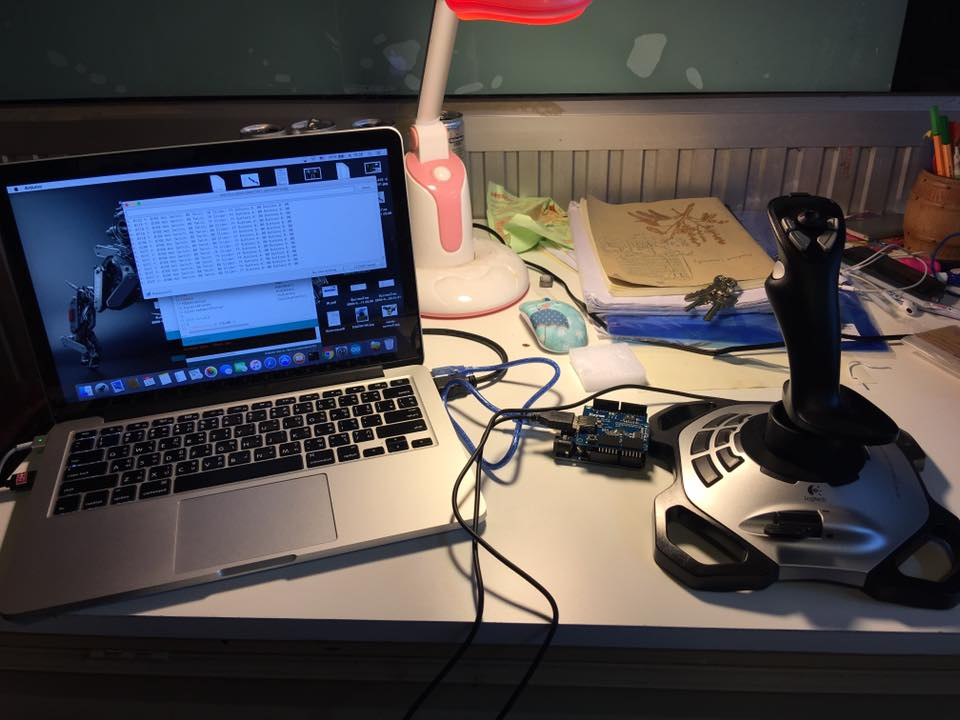
//> input picture test_joy.jpg, 960 x 720 px, given in place of the camera
$ ./hostage_enemy   (built with g++ and OpenCV 4)
//> lines starting //> are read from the running program, lines starting //| are printed output that depends on the picture; after the words box and inside, x2 and y2 are one past the last pixel; in counts of white or black regions, pixels touching at a corner belong together
### CV_Part/MyProject/Person.h
#pragma once
#include <string>
#include <opencv/cv.h>
#include <opencv/highgui.h>
#include <opencv2/highgui/highgui.hpp>
#include <opencv2/imgproc/imgproc.hpp>

using namespace std;
using namespace cv;

class Person
{
public:
	Person();
	~Person(void);

	Person(string name);

	int getXPos();
	void setXPos(int x);

	int getYPos();
	void setYPos(int y);

	Scalar getHSVmin();
	Scalar getHSVmax();

	void setHSVmin(Scalar min);
	void setHSVmax(Scalar max);

	string getType(){return type;}
	void setType(string t){type = t;}

	Scalar getColour(){
		return Colour;
	}
	void setColour(Scalar c){

		Colour = c;
	}

private:

	int xPos, yPos;
	string type;
	Scalar HSVmin, HSVmax;
	Scalar Colour;
};

### CV_Part/MyProject/Person.cpp
#include "Person.h"


// [7 lines left out: function Person, not called in this run]

Person::Person(string name){

	setType(name);

	if(name=="enemy"){

		//TODO: use "calibration mode" to find HSV min
		//and HSV max values

		setHSVmin(Scalar(0,200,135));
		setHSVmax(Scalar(30,255,165));

		//BGR value for Red:
		setColour(Scalar(0,0,255));

	}
	if(name=="hostage"){

		//TODO: use "calibration mode" to find HSV min
		//and HSV max values

		setHSVmin(Scalar(95,90,110));
		setHSVmax(Scalar(105,170,255));

		//BGR value for Green:
		setColour(Scalar(0,255,0));

	}

}

Person::~Person(void)
{
}

// [23 lines left out: functions getXPos, setXPos, getYPos, setYPos, not called in this run]

Scalar Person::getHSVmin(){

	return Person::HSVmin;

}
Scalar Person::getHSVmax(){

	return Person::HSVmax;
}

void Person::setHSVmin(Scalar min){

	Person::HSVmin = min;
}


void Person::setHSVmax(Scalar max){

	Person::HSVmax = max;
}

### CV_Part/MyProject/hostage_enemy.cpp
#include <sstream>
#include <string>
#include <iostream>
#include <vector>
#include <opencv2/imgproc/imgproc.hpp>
#include "Person.h"
#include "Person.cpp"

//initial min and max HSV filter values.
//these will be changed using trackbars
int H_MIN = 0;
int H_MAX = 256;
int S_MIN = 0;
int S_MAX = 256;
int V_MIN = 0;
int V_MAX = 256;
//default capture width and height
const int FRAME_WIDTH = 640;
const int FRAME_HEIGHT = 400;
//max number of objects to be detected in frame
const int MAX_NUM_OBJECTS=50;
//minimum and maximum object area
const int MIN_OBJECT_AREA = 20*20;
const int MAX_OBJECT_AREA = FRAME_HEIGHT*FRAME_WIDTH/1.5;
//names that will appear at the top of each window
const string windowName = "Original Image";
const string windowName1 = "HSV Image";
const string windowName2 = "Thresholded Image";
const string windowName3 = "After Morphological Operations";
const string trackbarWindowName = "Trackbars";
// [50 lines left out: functions on_trackbar, intToString, createTrackbars, drawObject, not called in this run]
void drawLine(Mat &frame){
	cv::line(frame,cv::Point(0,200),cv::Point(640,200),cv::Scalar(0,0,0));
        cv::line(frame,cv::Point(320,0),cv::Point(320,400),cv::Scalar(0,0,0));
}
void morphOps(Mat &thresh){

	//create structuring element that will be used to "dilate" and "erode" image.
	//the element chosen here is a 3px by 3px rectangle

	Mat erodeElement = getStructuringElement( MORPH_RECT,Size(3,3));
	//dilate with larger element so make sure object is nicely visible
	Mat dilateElement = getStructuringElement( MORPH_RECT,Size(8,8));

	erode(thresh,thresh,erodeElement);
	erode(thresh,thresh,erodeElement);


	dilate(thresh,thresh,dilateElement);
	dilate(thresh,thresh,dilateElement);


}
// [51 lines left out: function trackFilteredObject, not called in this run]
void trackFilteredObject(Person thePerson,Mat threshold,Mat HSV, Mat &cameraFeed){


	vector <Person> enemys;
	drawLine(cameraFeed);
	Mat temp;
	threshold.copyTo(temp);
	//these two vectors needed for output of findContours
	vector< vector<Point> > contours;
	vector<Vec4i> hierarchy;
	//find contours of filtered image using openCV findContours function
	findContours(temp,contours,hierarchy,CV_RETR_CCOMP,CV_CHAIN_APPROX_SIMPLE );
	//use moments method to find our filtered object
	double refArea = 0;
	bool objectFound = false;
	if (hierarchy.size() > 0) {
		int numObjects = hierarchy.size();
		//if number of objects greater than MAX_NUM_OBJECTS we have a noisy filter
		if(numObjects<MAX_NUM_OBJECTS){
			for (int index = 0; index >= 0; index = hierarchy[index][0]) {

				Moments moment = moments((cv::Mat)contours[index]);
				double area = moment.m00;

				//if the area is less than 20 px by 20px then it is probably just noise
				//if the area is the same as the 3/2 of the image size, probably just a bad filter
				//we only want the object with the largest area so we safe a reference area each
				//iteration and compare it to the area in the next iteration.
				if(area>MIN_OBJECT_AREA){

					Person enemy;

					enemy.setXPos(moment.m10/area);
					enemy.setYPos(moment.m01/area);
					enemy.setType(thePerson.getType());
					enemy.setColour(thePerson.getColour());

					enemys.push_back(enemy);

					objectFound = true;

				}else objectFound = false;


			}
			//let user know you found an object
			if(objectFound ==true){
				//draw object location on screen
				drawObject(enemys,cameraFeed);}

		}else putText(cameraFeed,"TOO MUCH NOISE! ADJUST FILTER",Point(0,50),1,2,Scalar(0,0,255),2);
	}
}
int main(int argc, char* argv[])
{
	//if we would like to calibrate our filter values, set to true.
	bool calibrationMode = false;

	//Matrix to store each frame of the webcam feed
	Mat cameraFeed;
	Mat threshold;
	Mat HSV;

	if(calibrationMode){
		//create slider bars for HSV filtering
		createTrackbars();
	}
	//video capture object to acquire webcam feed
	VideoCapture capture;
	//open capture object at location zero (default location for webcam)
	capture.open(0);
	//set height and width of capture frame
	capture.set(CV_CAP_PROP_FRAME_WIDTH,FRAME_WIDTH);
	capture.set(CV_CAP_PROP_FRAME_HEIGHT,FRAME_HEIGHT);
	//start an infinite loop where webcam feed is copied to cameraFeed matrix
	//all of our operations will be performed within this loop
	while(1){
		//store image to matrix
		capture.read(cameraFeed);
//> cameraFeed is the input picture: 720 rows x 960 cols, CV_8UC3; mean B, G, R 78.3, 77.1, 82.1
		//convert frame from BGR to HSV colorspace
		cvtColor(cameraFeed,HSV,COLOR_BGR2HSV);
//> HSV: 720 rows x 960 cols, CV_8UC3; mean H, S, V 68, 78.7, 96.2

		if(calibrationMode==true){
		//if in calibration mode, we track objects based on the HSV slider values.
		cvtColor(cameraFeed,HSV,COLOR_BGR2HSV);
		inRange(HSV,Scalar(H_MIN,S_MIN,V_MIN),Scalar(H_MAX,S_MAX,V_MAX),threshold);
		morphOps(threshold);
		imshow(windowName2,threshold);
		trackFilteredObject(threshold,HSV,cameraFeed);
		}else{
		//create some temp fruit objects so that
		//we can use their member functions/information
		Person enemy("enemy"), hostage("hostage");


		//first find enemys
		cvtColor(cameraFeed,HSV,COLOR_BGR2HSV);
		inRange(HSV,enemy.getHSVmin(),enemy.getHSVmax(),threshold);
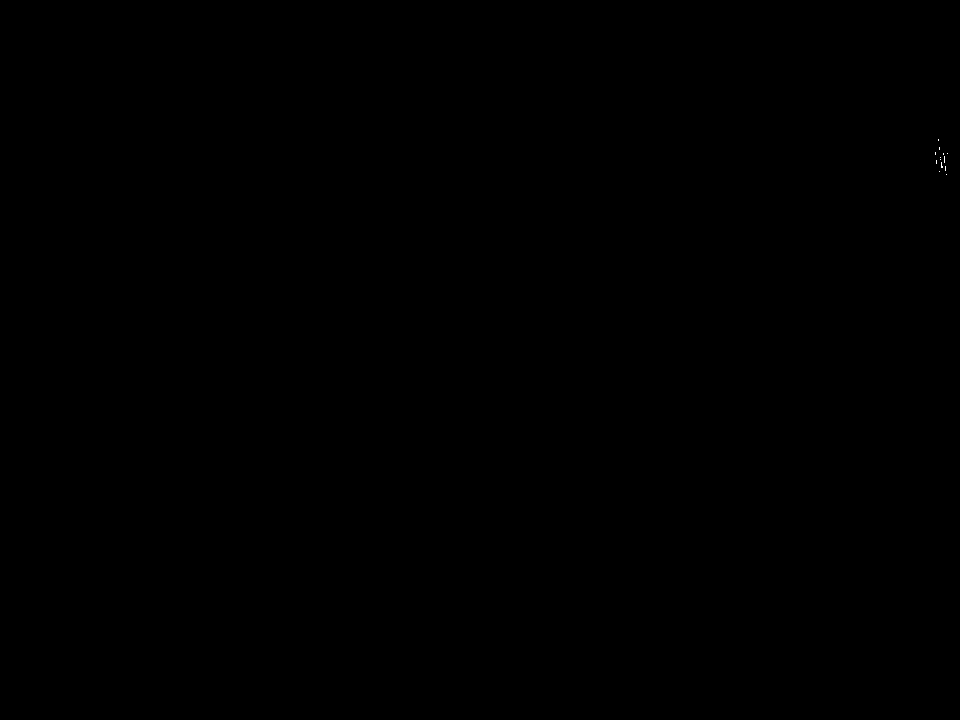
//> threshold: 720 rows x 960 cols, CV_8UC1; 0.01% white in thin lines or dots, all inside (x1, y1, x2, y2) = (935, 139, 948, 175)
		morphOps(threshold);
//> in morphOps, `erode(thresh,thresh,erodeElement);`: thresh: 720 rows x 960 cols, CV_8UC1; 39 pixels changed, all inside (x1, y1, x2, y2) = (935, 139, 948, 175)
		trackFilteredObject(enemy,threshold,HSV,cameraFeed);
//> in drawLine, `cv::line(frame,cv::Point(320,0),cv::Point(320,400),cv::Scalar(0,0,0));`:
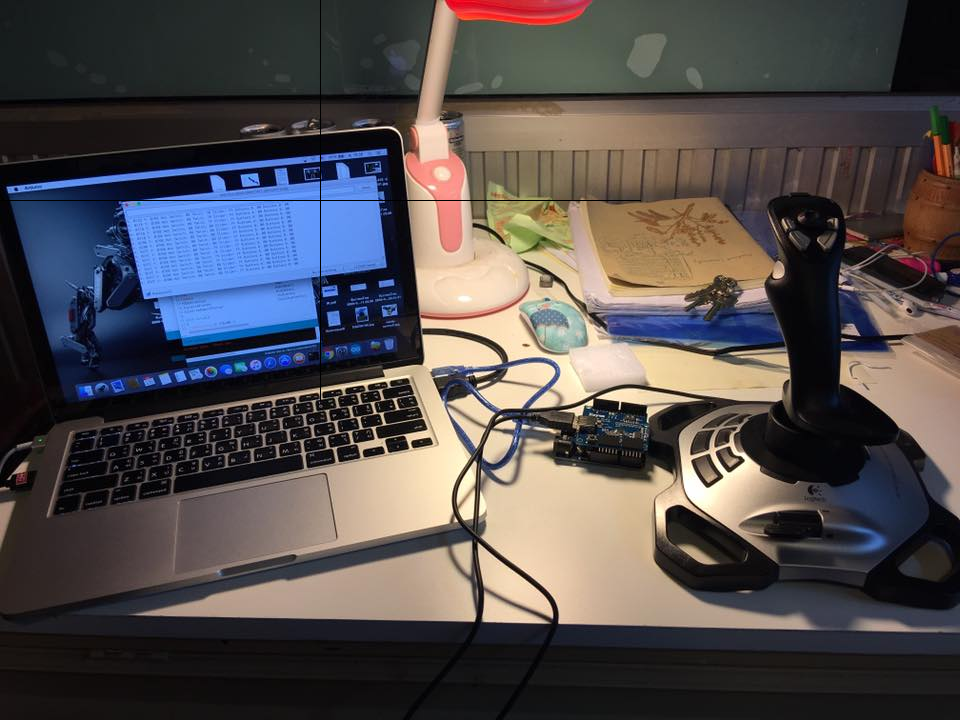
//> frame: 720 rows x 960 cols, CV_8UC3; mean B, G, R 78.1, 76.9, 81.9
//> in trackFilteredObject, `findContours(temp,contours,hierarchy,CV_RETR_CCOMP,CV_CHAIN_APPROX_SIM..`: contours = 0 contours
		//then hostages
		cvtColor(cameraFeed,HSV,COLOR_BGR2HSV);
//> HSV: 720 rows x 960 cols, CV_8UC3; mean H, S, V 67.9, 78.5, 96
		inRange(HSV,hostage.getHSVmin(),hostage.getHSVmax(),threshold);
//> threshold: 720 rows x 960 cols, CV_8UC1; 0.01% white in thin lines or dots, all inside (x1, y1, x2, y2) = (131, 176, 726, 428)
		morphOps(threshold);
		trackFilteredObject(hostage,threshold,HSV,cameraFeed);


		}

		//show frames
		//imshow(windowName2,threshold);
		imshow(windowName,cameraFeed);
		//imshow(windowName1,HSV);


		//delay 30ms so that screen can refresh.
		//image will not appear without this waitKey() command
		waitKey(30);
	}


	return 0;
}

$ run again, on 77.jpg
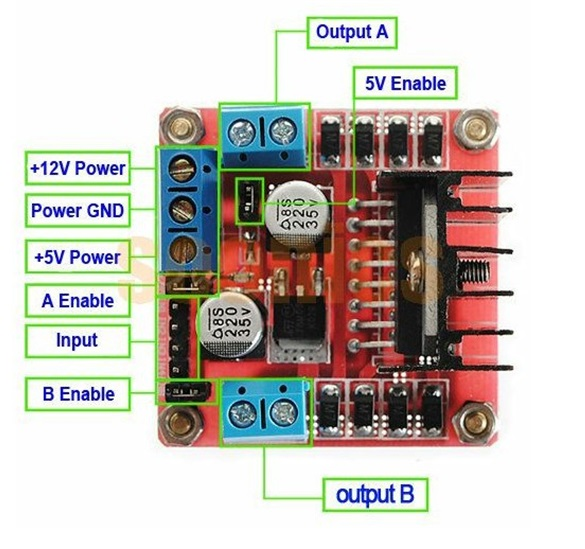
//> input picture 77.jpg, 585 x 549 px, given in place of the camera
//> cameraFeed is the input picture: 549 rows x 585 cols, CV_8UC3; mean B, G, R 183.8, 190.6, 196.3
//> `inRange(HSV,enemy.getHSVmin(),enemy.getHSVmax(),threshold);`:
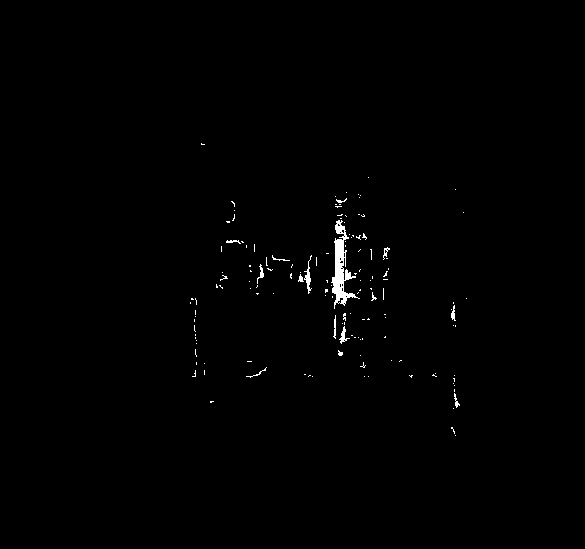
//> threshold: 549 rows x 585 cols, CV_8UC1; 0.6% white; 143 white regions (128 under 20 px), largest, box (x1, y1, x2, y2) and area: (331, 220, 360, 309) 881, (304, 255, 312, 294) 104, (339, 326, 350, 344) 67
//> contours = 1 contour; box (x1, y1, x2, y2) and area: (328, 222, 357, 304) 1620
//> numObjects = 1
//> the loop in trackFilteredObject, `for (int index = 0; index >= 0; index = hierarchy[index][0])` made 1 pass
//> (area, type in setType (second call), Colour in setColour (second call)) on pass 1: (1620, "enemy", Scalar(0, 0, 255))
//> `inRange(HSV,hostage.getHSVmin(),hostage.getHSVmax(),threshold);`:
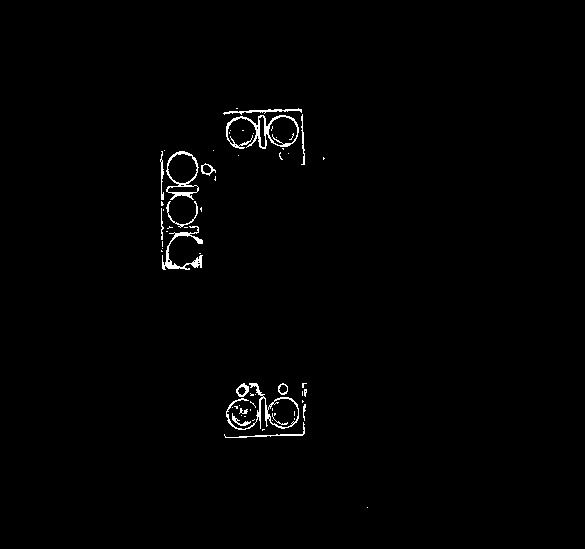
//> threshold: 549 rows x 585 cols, CV_8UC1; 0.97% white in thin lines or dots, all inside (x1, y1, x2, y2) = (160, 108, 368, 508)
//> contours = 3 contours; box (x1, y1, x2, y2) and area: (260, 122, 275, 140) 238, (162, 258, 178, 274) 224, (189, 258, 204, 273) 196
//> the loop in trackFilteredObject (call 2), `for (int index = 0; index >= 0; index = hierarchy[index][0])` made 3 passes
//> area on passes 1 to 3: 196, 224.5, 238
